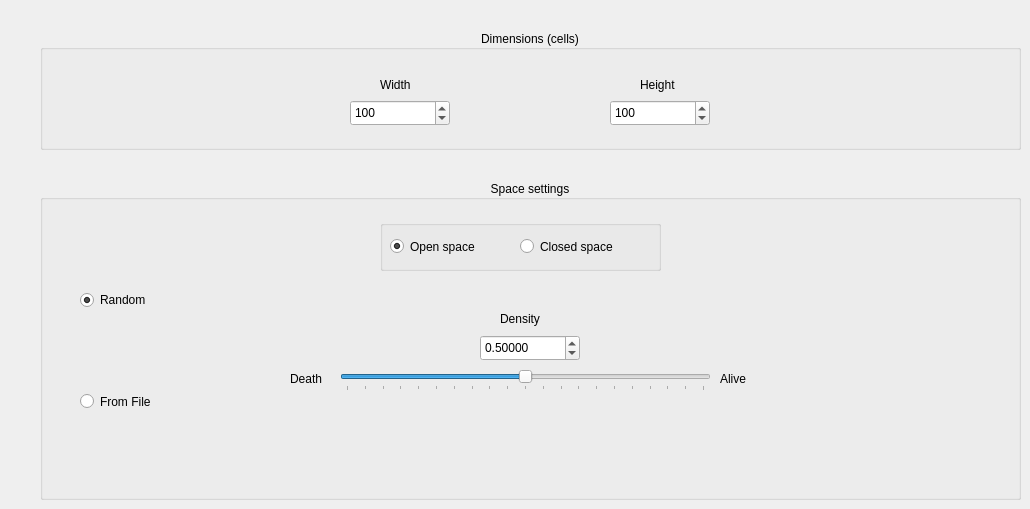
      <widget class="QWidget" name="tab_initial">
       <attribute name="title">
        <string>Initial Conditions</string>
       </attribute>
       <widget class="QGroupBox" name="groupBox_4">
        <property name="geometry">
         <rect>
          <x>40</x>
          <y>30</y>
          <width>981</width>
          <height>120</height>
         </rect>
        </property>
        <property name="title">
         <string> Dimensions (cells) </string>
        </property>
        <property name="alignment">
         <set>Qt::AlignCenter</set>
        </property>
        <widget class="QSpinBox" name="spin_width">
         <property name="geometry">
          <rect>
           <x>310</x>
           <y>70</y>
           <width>100</width>
           <height>26</height>
          </rect>
         </property>
         <property name="maximum">
          <number>2000</number>
         </property>
         <property name="value">
          <number>100</number>
         </property>
        </widget>
        <widget class="QSpinBox" name="spin_height">
         <property name="geometry">
          <rect>
           <x>570</x>
           <y>70</y>
           <width>100</width>
           <height>26</height>
          </rect>
         </property>
         <property name="maximum">
          <number>2000</number>
         </property>
         <property name="value">
          <number>100</number>
         </property>
        </widget>
        <widget class="QLabel" name="labelWidth">
         <property name="geometry">
          <rect>
           <x>340</x>
           <y>45</y>
           <width>70</width>
           <height>20</height>
          </rect>
         </property>
         <property name="text">
          <string>Width</string>
         </property>
        </widget>
        <widget class="QLabel" name="labelHeight">
         <property name="geometry">
          <rect>
           <x>600</x>
           <y>45</y>
           <width>70</width>
           <height>20</height>
          </rect>
         </property>
         <property name="text">
          <string>Height</string>
         </property>
        </widget>
       </widget>
       <widget class="QGroupBox" name="groupBox_5">
        <property name="geometry">
         <rect>
          <x>40</x>
          <y>180</y>
          <width>981</width>
          <height>320</height>
         </rect>
        </property>
        <property name="title">
         <string>Space settings</string>
        </property>
        <property name="alignment">
         <set>Qt::AlignCenter</set>
        </property>
        <widget class="QRadioButton" name="radio_random_space">
         <property name="geometry">
          <rect>
           <x>40</x>
           <y>110</y>
           <width>150</width>
           <height>20</height>
          </rect>
         </property>
         <property name="text">
          <string>Random</string>
         </property>
         <property name="checked">
          <bool>true</bool>
         </property>
         <attribute name="buttonGroup">
          <string notr="true">buttonGroup</string>
         </attribute>
        </widget>
        <widget class="QRadioButton" name="radio_from_file">
         <property name="geometry">
          <rect>
           <x>40</x>
           <y>210</y>
           <width>150</width>
           <height>23</height>
          </rect>
         </property>
         <property name="text">
          <string>From File</string>
         </property>
         <attribute name="buttonGroup">
          <string notr="true">buttonGroup</string>
         </attribute>
        </widget>
        <widget class="QSlider" name="slider_density">
         <property name="enabled">
          <bool>true</bool>
         </property>
         <property name="geometry">
          <rect>
           <x>300</x>
           <y>190</y>
           <width>371</width>
           <height>21</height>
          </rect>
         </property>
         <property name="maximum">
          <number>100000</number>
         </property>
         <property name="singleStep">
          <number>1000</number>
         </property>
         <property name="pageStep">
          <number>1000</number>
         </property>
         <property name="value">
          <number>50000</number>
         </property>
         <property name="orientation">
          <enum>Qt::Horizontal</enum>
         </property>
         <property name="tickPosition">
          <enum>QSlider::TicksBelow</enum>
         </property>
         <property name="tickInterval">
          <number>5000</number>
         </property>
        </widget>
        <widget class="QDoubleSpinBox" name="spin_density">
         <property name="enabled">
          <bool>true</bool>
         </property>
         <property name="geometry">
          <rect>
           <x>440</x>
           <y>155</y>
           <width>100</width>
           <height>26</height>
          </rect>
         </property>
         <property name="decimals">
          <number>5</number>
         </property>
         <property name="maximum">
          <double>1.000000000000000</double>
         </property>
         <property name="singleStep">
          <double>0.000010000000000</double>
         </property>
         <property name="value">
          <double>0.500000000000000</double>
         </property>
        </widget>
        <widget class="QLabel" name="labelDensity_2">
         <property name="geometry">
          <rect>
           <x>460</x>
           <y>130</y>
           <width>80</width>
           <height>17</height>
          </rect>
         </property>
         <property name="text">
          <string>Density</string>
         </property>
        </widget>
        <widget class="QLabel" name="labelDensityDeath">
         <property name="geometry">
          <rect>
           <x>250</x>
           <y>190</y>
           <width>60</width>
           <height>17</height>
          </rect>
         </property>
         <property name="text">
          <string>Death</string>
         </property>
        </widget>
        <widget class="QLabel" name="labelDensityAlive">
         <property name="geometry">
          <rect>
           <x>680</x>
           <y>190</y>
           <width>60</width>
           <height>17</height>
          </rect>
         </property>
         <property name="text">
          <string>Alive</string>
         </property>
        </widget>
        <widget class="QGroupBox" name="groupBox_10">
         <property name="geometry">
          <rect>
           <x>340</x>
           <y>40</y>
           <width>281</width>
           <height>51</height>
          </rect>
         </property>
         <property name="title">
          <string/>
         </property>
         <widget class="QRadioButton" name="radioOpen">
          <property name="geometry">
           <rect>
            <x>10</x>
            <y>15</y>
            <width>130</width>
            <height>23</height>
           </rect>
          </property>
          <property name="text">
           <string>Open space</string>
          </property>
          <property name="checked">
           <bool>true</bool>
          </property>
         </widget>
         <widget class="QRadioButton" name="radioClosed">
          <property name="geometry">
           <rect>
            <x>140</x>
            <y>15</y>
            <width>135</width>
            <height>23</height>
           </rect>
          </property>
          <property name="text">
           <string>Closed space</string>
          </property>
          <property name="checked">
           <bool>false</bool>
          </property>
         </widget>
        </widget>
       </widget>
      </widget>
